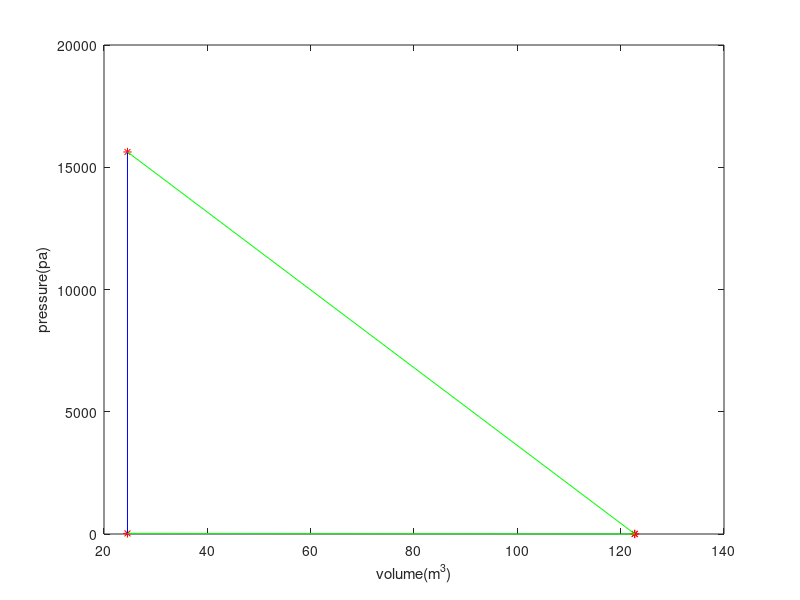

The MATLAB source for this figure:
prompt1='bore'
bore=input(prompt1)
prompt2='stroke'
stroke=input(prompt2)
prompt3='compression ratio'
r=input(prompt3)
v_swept=(pi/4)*(bore)^2*(stroke)
v_clearance=v_swept/(r-1)
v1=v_swept+v_clearance
v2=v_clearance
prompt4='adabatic constant'
k=input(prompt4)
prompt5='P1'
p1=input(prompt5)
prompt6='T1'
T1=input(prompt6)
prompt7='T3'
T3=input(prompt7)
p2=p1*(r)^k
T2=(p2*v2*T1)/(p1*v1)
p3=(p2*T3)/T2
v4=v1
v3=v2
T4=T3/(r)^(k-1)
p4=p1*T4/T1
plot(v1,p1,'*','color','r')
hold on
plot(v2,p2,'*','color','r')
plot(v3,p3,'*','color','r')
plot(v4,p4,'*','color','r')
plot([v2 v3],[p2 p3],'color','b')
plot([v3 v4],[p3 p4],'color','g')
plot([v1 v2],[p1 p2],'color','g')
plot([v4 v1],[p4 p1],'color','b')
xlabel('volume(m^3)')
ylabel('pressure(pa)')
efficiency=1-(1/r^(k-1))
